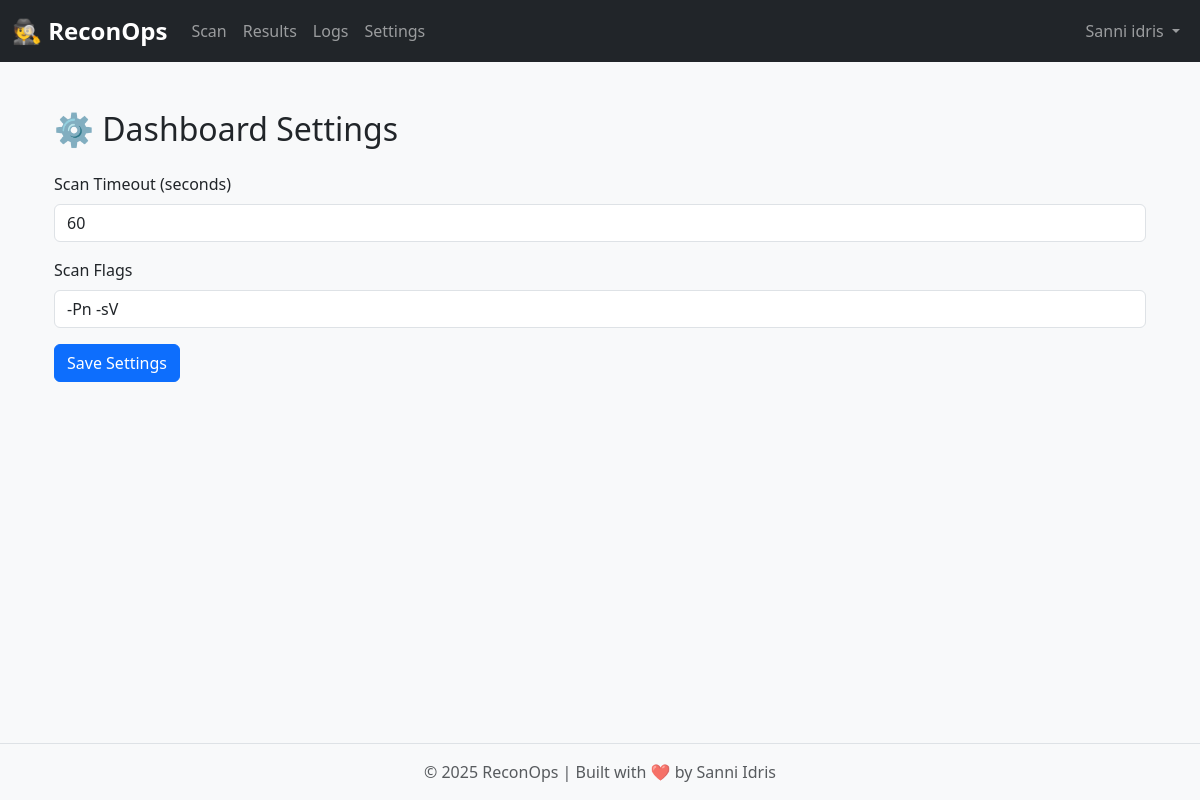
Screenshot of /settings/ (signed in) with the database file from the repository.
### reconops_dashboard/models.py (models this page shows, shortened)
class User(UserMixin, db.Model):
    __tablename__ = 'users'
    id = db.Column(db.Integer, primary_key=True)
    username = db.Column(db.String(64), unique=True, nullable=False)
    email = db.Column(db.String(120), unique=True, nullable=False)
    password_hash = db.Column(db.String(128), nullable=False)
    role = db.Column(db.String(20), default='user')  # e.g., 'admin' or 'user'

class Settings(db.Model):
    __tablename__ = 'settings'
    id = db.Column(db.Integer, primary_key=True)
    scan_timeout = db.Column(db.Integer, default=60)  # Default timeout in seconds
    scan_flags = db.Column(db.String(255), default='-Pn -sV')  # Default Nmap flags

### reconops_dashboard/routes/settings_routes.py (the view)
@settings_bp.route('/', methods=['GET', 'POST'])
def settings():
    settings = get_settings()
    if request.method == 'POST':
        timeout = int(request.form.get('scan_timeout', 60))
        flags = request.form.get('scan_flags', '-Pn -sV')
        update_settings(timeout, flags)
        flash('Settings updated successfully!', 'success')
        return redirect(url_for('settings.settings'))
    return render_template('settings.html', settings=settings)

### reconops_dashboard/models.py (called while the page is built)
@login_manager.user_loader
def load_user(user_id):
    return User.query.get(int(user_id))

### reconops_dashboard/templates/settings.html
{% extends 'base.html' %}
{% block content %}
<div class="container mt-5">
    <h2 class="mb-4">⚙️ Dashboard Settings</h2>
    <form method="POST" action="{{ url_for('settings.settings') }}">
        <div class="mb-3">
            <label for="scan_timeout" class="form-label">Scan Timeout (seconds)</label>
            <input type="number" class="form-control" id="scan_timeout" name="scan_timeout" value="{{ settings.scan_timeout }}" required>
        </div>
        <div class="mb-3">
            <label for="scan_flags" class="form-label">Scan Flags</label>
            <input type="text" class="form-control" id="scan_flags" name="scan_flags" value="{{ settings.scan_flags }}" required>
        </div>
        <button type="submit" class="btn btn-primary">Save Settings</button>
    </form>
</div>
{% endblock %}

### reconops_dashboard/templates/base.html (shortened to what this page needs)
<!DOCTYPE html>
<html lang="en">
<head>
    <link href="https://cdn.jsdelivr.net/npm/bootstrap@5.3.2/dist/css/bootstrap.min.css" rel="stylesheet" />
    <link rel="stylesheet" href="{{ url_for('static', filename='css/styles.css') }}" />
</head>
<body>
    <nav class="navbar navbar-expand-lg navbar-dark bg-dark">
        <div class="container-fluid">
            <a class="navbar-brand" href="{{ url_for('main.home') }}">🕵️ ReconOps</a>
            <div class="collapse navbar-collapse" id="navbarNav">
                <ul class="navbar-nav me-auto">
                    <li class="nav-item">
                        <a class="nav-link" href="{{ url_for('main.scan') }}">Scan</a>
                    </li>
                    <li class="nav-item">
                        <a class="nav-link" href="{{ url_for('main.results') }}">Results</a>
                    </li>
                    <li class="nav-item">
                        <a class="nav-link" href="{{ url_for('main.logs') }}">Logs</a>
                    </li>
                    <li class="nav-item">
                        <a class="nav-link" href="{{ url_for('settings.settings') }}">Settings</a>
                    </li>
                </ul>
                <ul class="navbar-nav ms-auto">
                    {% if current_user.is_authenticated %}
                        <li class="nav-item dropdown">
                            <a
                                class="nav-link dropdown-toggle"
                                href="#"
                                id="userDropdown"
                                role="button"
                                data-bs-toggle="dropdown"
                                aria-expanded="false"
                            >
                                {{ current_user.username }}
                            </a>
                        </li>
                    {% endif %}
                </ul>
            </div>
        </div>
    </nav>
    <div class="container mt-4">
        {% block content %}{% endblock %}
    </div>
    <footer class="footer mt-auto py-3 bg-light text-center">
        <div class="container">
            <span class="text-muted">© 2025 ReconOps | Built with ❤️ by Sanni Idris</span>
        </div>
    </footer>
</body>
</html>

### reconops_dashboard/static/css/styles.css (style rules this page uses)
body { background-color: #f8f9fa; font-family: "Segoe UI", Tahoma, Geneva, Verdana, sans-serif; }
.navbar-brand { font-weight: bold; font-size: 1.5rem; }
footer { position: fixed; bottom: 0; width: 100%; background: #f8f9fa; border-top: 1px solid #dee2e6; }

### rows the page displays
User: username "Sanni idris"
Settings: scan_timeout "60", scan_flags "-Pn -sV"
